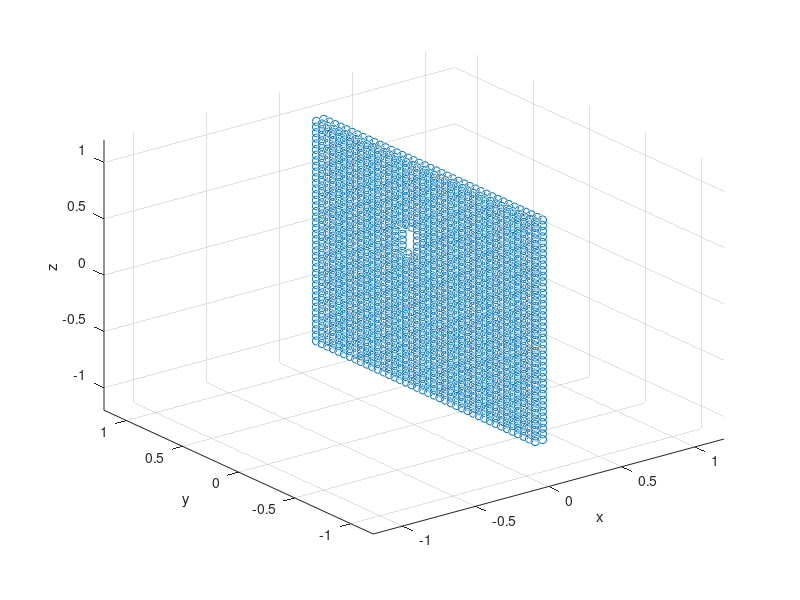

The MATLAB script that drew this image:
clc,clear all,close all
d=0.1; l=0.1; R=0.15; y0=0.2; z0=0.3; 
x0=d+l/2;
theta=atan(z0/y0); yy=R*cos(theta); zz=R*sin(theta);
k=-1:0.05:1;
% Зануляем всё пространство
for i=1:1:length(k)
    for j=1:1:length(k)
        for m=1:1:length(k)
            A(i,j,m)=0;
        end
    end
end
%Обозначаем все точки стенки единичками
for z=-0.95:0.05:1
    for y=-0.95:0.05:1
        for x=-0.95:0.05:1
            if(x>=d) && (x<=d+l)
                n=round((1+x)/0.05); p=round((1+y)/0.05); r=round((1+z)/0.05); A(n,p,r)=1; %round - для преобразования в int
            end
        end
    end
end
u1=1;
%Обозначаем дырку в стене ноликами
for z=-0.95:0.05:1
    for y=-0.95:0.05:1
        for x=-0.95:0.05:1
            if(x>=(d)) && (x<=(d+l))
                if(y>=y0-yy) && (y<=y0+yy)
                    if(z>=z0-zz) && (z<=z0+zz)
                    n=round((1+x)/0.05); p=round((1+y)/0.05); r=round((1+z)/0.05); A(n,p,r)=0; C(u1,:)=[x y z]; u1=u1+1;
                    end
                end
            end
        end
    end
end
t=1;
for i=1:1:length(k)
    for j=1:1:length(k)
        for m=1:1:length(k)
            if (A(i,j,m)==1)
                x1(t)=(0.05*i-1); y1(t)=(0.05*j-1); z1(t)=(0.05*m-1);
                t=t+1;
                
            end
        end
    end
end
A1(:,1)=x1;
A1(:,2)=y1;
A1(:,3)=z1;

figure(1)
scatter3(x1,y1,z1),grid on, hold on
xlabel('x')
ylabel('y')
zlabel('z')
xlim([-1.2 1.2])
ylim([-1.2 1.2])
zlim([-1.2 1.2])


% rbt.plot([q1 q2 q3])
% rbt.A([1],[0])
%  
% 
% ans = 
%          1         0         0         0
%          0         0        -1         0
%          0         1         0         0
%          0         0         0         1
% rbt.base * rbt.A([1],[0])
%  
% 
% ans = 
%    -0.5000    0.0000   -0.8660   -0.1107
%    -0.0001   -1.0000    0.0000    0.1748
%    -0.8660    0.0001    0.5000   0.04834
%          0         0         0         1
% rbt.plot([0 0 0])
